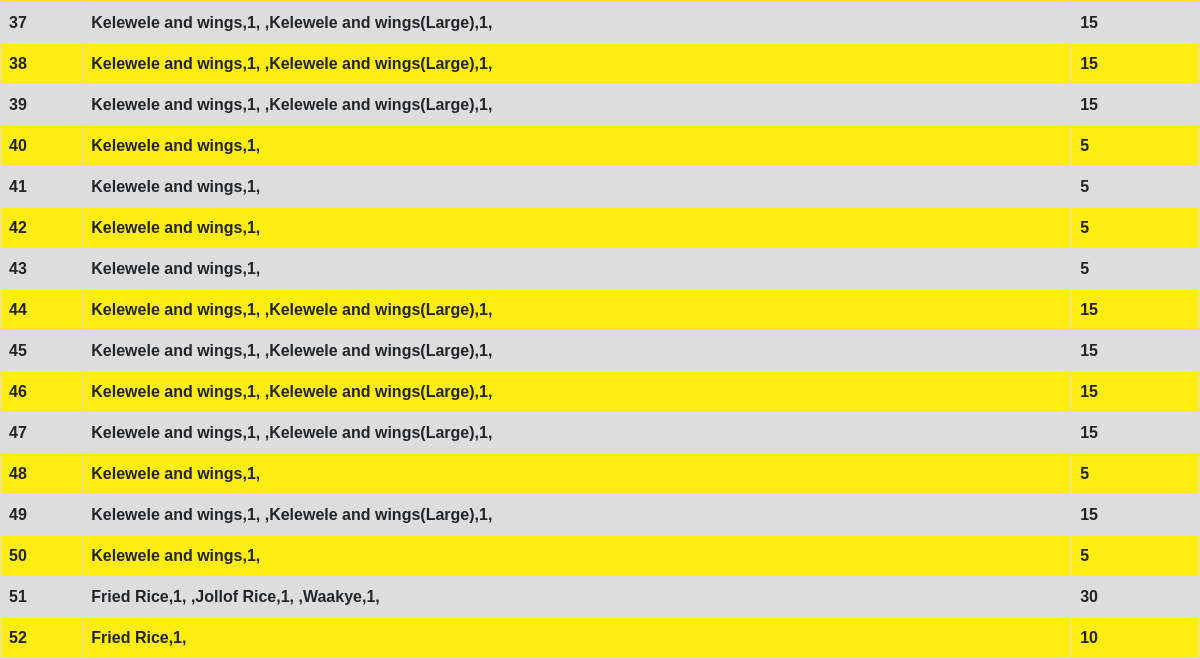
Page /vendors (lower part) on the earlier database version.
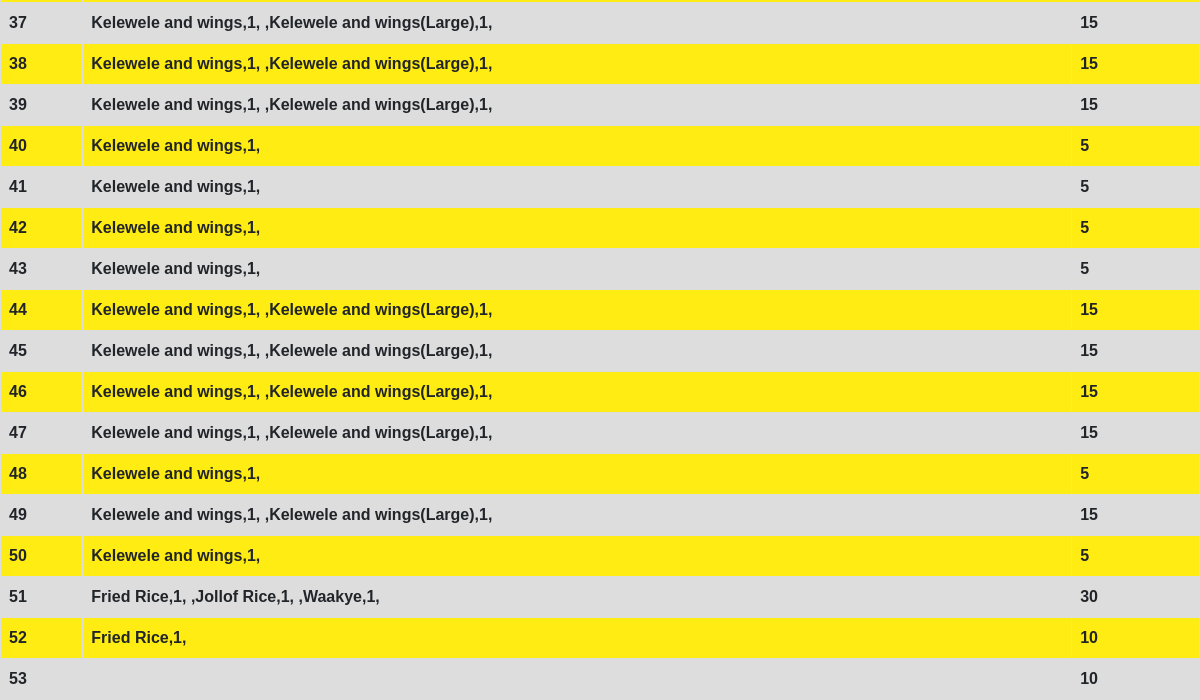
Same page on the later database version.
### app.py (models this page shows, shortened)
class Order(db.Model):
    id = db.Column(db.Integer, primary_key=True)
    name = db.Column(db.String(200))
    room = db.Column(db.Integer)
    pNumber = db.Column(db.String(10))
    aNumber = db.Column(db.String(10))
    hostel = db.Column(db.String(100))
    food = db.Column(db.String(1000))
    quantity = db.Column(db.Integer)
    status = db.Column(db.Integer)
    block = db.Column(db.String(100))
    total = db.Column(db.String(10))
    date_created = db.Column(db.DateTime, default=datetime.utcnow)
    vendor = db.Column(db.String(50))

### app.py (the view)
@app.route('/vendors')
def vendors():
    all_orders = Order.query.order_by(Order.date_created).all()
    return render_template('vendorportal.html', all_orders=all_orders)

### templates/vendorportal.html (shortened to what this page needs)
{% extends 'base.html' %}
{% block head %}
<link rel="stylesheet" href="{{ url_for('static', filename='css/table.css')}}">
{% endblock %}
{% block body %}
<table>
    {% for order in all_orders %}
    <tr>
        <th>{{ order.id }}</th>
        <th>{{order.food}}</th>
        <th>{{order.total}}</th>
    </tr>
    {% endfor %}
    </table>
{% endblock %}

Differences in the rows shown:
added Order: id "53", total "10"
